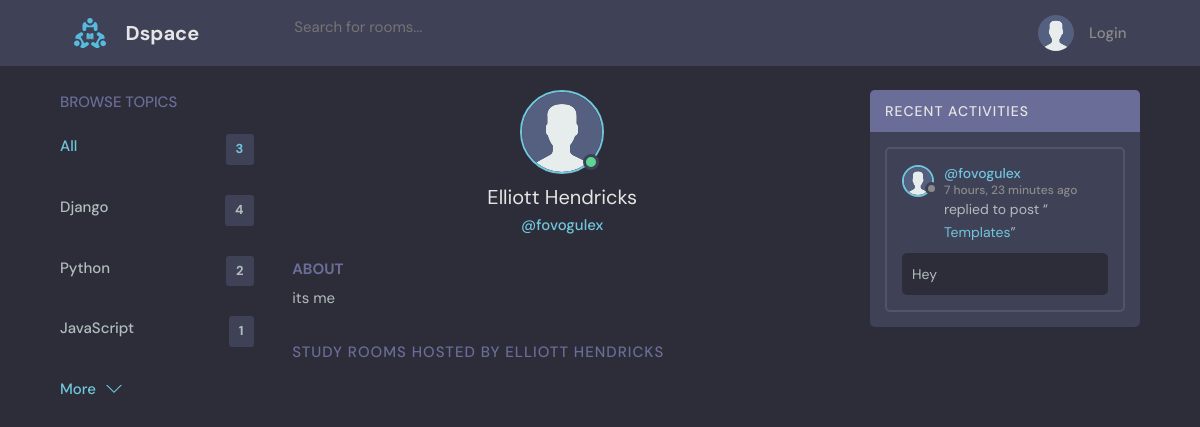
The page /profile/11/ on the database its author committed.
### base/models.py (models this page shows, shortened)
class Topic(models.Model):
    name = models.CharField(max_length=50)

class User(AbstractUser):
    name  = models.CharField(max_length=100)
    email = models.EmailField(unique=True)
    bio = models.TextField(null=True)
    avatar = models.ImageField(null=True, default="avatar.svg")
    USERNAME_FIELD = 'email'
    REQUIRED_FIELDS = ['username']

class Message(models.Model):
    user = models.ForeignKey(User, on_delete=models.CASCADE)
    room = models.ForeignKey(Room, on_delete=models.CASCADE)
    body = models.TextField()
    updated = models.DateTimeField(auto_now=True)
    created = models.DateTimeField(auto_now_add=True)
    class Meta:
        ordering = ['-updated', '-created']

class Room(models.Model):
    host = models.ForeignKey(User, on_delete=models.SET_NULL, null=True)
    topic = models.ForeignKey(Topic, on_delete=models.SET_NULL, null=True)
    name = models.CharField(max_length=75)
    participants = models.ManyToManyField(User, related_name='participants', blank=True)
    description = models.TextField(null=True, blank=True)
    updated = models.DateTimeField(auto_now=True)
    created = models.DateTimeField(auto_now_add=True)
    class Meta:
        ordering = ['-updated', '-created']
    def __str__(self):
        return self.name

### base/views.py (the view)
# urls.py: path("profile/<str:pk>/", views.userProfile, name="user-profile"),
def userProfile(request,pk):
    user = User.objects.get(id=pk)
    rooms = user.room_set.all()
    room_messages=user.message_set.all()
    topics=Topic.objects.all()
    context = {'user':user,'room_messages':room_messages,'topics':topics,'room':room}
    return render(request, 'base/profile.html', context)

### base/templates/base/profile.html (shortened to what this page needs)
  {% extends 'main.html' %}
  {% block content %}
  <main class="profile-page layout layout--3">
    <div class="container">
      {% include 'base/topic_component.html' %}
      <div class="roomList">
        <div class="profile">
          <div class="profile__avatar">
            <div class="avatar avatar--large active">
              <img src="{{user.avatar.url}}" />
            </div>
          </div>
          <div class="profile__info">
            <h3>{{user.name}}</h3>
            <p>@{{user.username}}</p>
          </div>
          <div class="profile__about">
            <h3>About</h3>
            <p>
              {{user.bio}}
            </p>
          </div>
        </div>
        <div class="roomList__header">
          <div>
            <h2>Study Rooms Hosted by {{user.name}}</a>
            </h2>
          </div>
        </div>
      </div>
      {% include 'base/activity_component.html' %}
    </div>
  </main>
  {% endblock content %}

### base/templates/base/topic_component.html
        <div class="topics">
            <div class="topics__header">
              <h2>Browse Topics</h2>
            </div>
            <ul class="topics__list">
              <li>
                <a href="{% url 'home' %}" class="active">All <span>{{topics.count}}</span></a>
              </li>
              {% for topic in topics %}
              <li>
                <a href="{% url 'home' %}?q={{topic.name}}">{{topic.name}} <span>{{topic.room_set.all.count}}</span></a>
              </li>
              {% endfor %}
            </ul>
            <a class="btn btn--link" href="{% url 'topics' %}">
              More
              <svg version="1.1" xmlns="http://www.w3.org/2000/svg" width="32" height="32" viewBox="0 0 32 32">
                <title>chevron-down</title>
                <path d="M16 21l-13-13h-3l16 16 16-16h-3l-13 13z"></path>
              </svg>
            </a>
          </div>

### base/templates/base/activity_component.html (shortened to what this page needs)
<div class="activities">
    <div class="activities__header">
        <h2>Recent Activities</h2>
    </div>
    {% for message in room_messages %}
    <div class="activities__box">
        <div class="activities__boxHeader roomListRoom__header">
            <a href="{% url 'user-profile' message.user.id %}" class="roomListRoom__author">
                <div class="avatar avatar--small">
                    <img src="{{message.user.avatar.url}}" />
                </div>
                <p>
                    @{{message.user.username}}
                    <span>{{message.created|timesince}} ago</span>
                </p>
            </a>
        </div>
        <div class="activities__boxContent">
            <p>replied to post “<a href="{% url 'room' message.room.id %}">{{message.room}}</a>”</p>
            <div class="activities__boxRoomContent">{{message.body}}</div>
        </div>
    </div>
    {% endfor %}
</div>

### rows shown on the page
Topic: name "Django", room_set.all.count "4"
Topic: name "Python", room_set.all.count "2"
Topic: name "JavaScript", room_set.all.count "1"
User: avatar (placeholder picture), name "Elliott Hendricks", username "fovogulex", bio "its me", name "ELLIOTT HENDRICKS"
Message: user.avatar (placeholder picture), user.username "fovogulex", created "7 hours, 23 minutes", room "Templates", body "Hey"

### other values the page prints
{{ topics.count }} "3"
